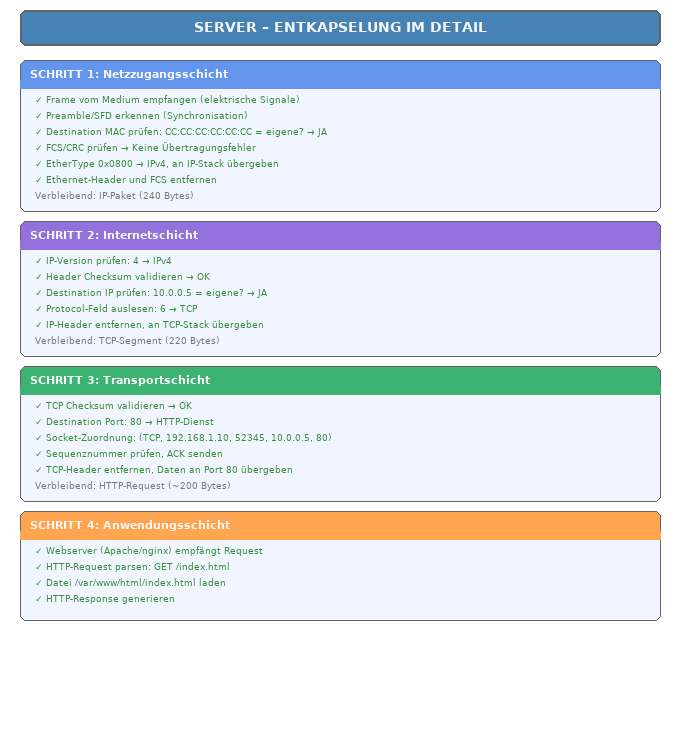
#> input picture .kiro/tmp/empfangsprozess.png, 680 x 750 px, found by its file name
$ python create_empfangsprozess.py
#> lines starting #> are read from the running program, lines starting #| are printed output that depends on the picture
#!/usr/bin/env python3
"""
Create empfangsprozess.png - Detailed server receive process per layer.
"""

from pathlib import Path
from lxml import etree
from PIL import Image
import cairosvg

NSMAP = {None: "http://www.w3.org/2000/svg"}

def create_svg_root(width, height):
    root = etree.Element("svg", nsmap=NSMAP)
    root.set("width", str(width))
    root.set("height", str(height))
    root.set("viewBox", f"0 0 {width} {height}")
    etree.SubElement(root, "rect", x="0", y="0", width=str(width), height=str(height), fill="#1A1A1A")
    return root

def export_png(svg_path, png_path, width, height):
    cairosvg.svg2png(url=svg_path, write_to=png_path, output_width=width, output_height=height)

def create_grayscale_version(color_path, gray_path):
    img = Image.open(color_path)
    if img.mode == 'RGBA':
        gray = img.convert('LA').convert('RGBA')
    else:
        gray = img.convert('L').convert('RGB')
    gray.save(gray_path)

def svg_to_string(root):
    return etree.tostring(root, pretty_print=True, xml_declaration=True, encoding="UTF-8").decode('utf-8')

def create_empfangsprozess():
    width = 750
    height = 850

    root = create_svg_root(width, height)

    # Colors
    title_color = "#E8E8E8"
    text_color = "#CCCCCC"
    box_fill = "#2D2D2D"
    box_stroke = "#4A9EFF"
    section_fill = "#1E3A5F"
    check_color = "#4ADE80"
    highlight_color = "#FFB347"
    remaining_color = "#888888"

    # Title
    title = etree.SubElement(root, "text", x=str(width//2), y="30",
                             fill=title_color, attrib={
                                 "font-family": "monospace",
                                 "font-size": "16",
                                 "font-weight": "bold",
                                 "text-anchor": "middle"
                             })
    title.text = "SERVER – ENTKAPSELUNG IM DETAIL"

    # Main container
    etree.SubElement(root, "rect", x="20", y="50", width="710", height="785",
                     fill=box_fill, stroke=box_stroke, rx="8",
                     attrib={"stroke-width": "2"})

    # Steps data
    steps = [
        {
            "name": "SCHRITT 1: Netzzugangsschicht",
            "items": [
                "✓ Frame vom Medium empfangen (elektrische Signale)",
                "✓ Preamble/SFD erkennen (Synchronisation)",
                "✓ Destination MAC prüfen: CC:CC:CC:CC:CC:CC = eigene? → JA",
                "✓ FCS/CRC prüfen → Keine Übertragungsfehler",
                "✓ EtherType 0x0800 → IPv4, an IP-Stack übergeben",
                "✓ Ethernet-Header und FCS entfernen"
            ],
            "remaining": "Verbleibend: IP-Paket (240 Bytes)"
        },
        {
            "name": "SCHRITT 2: Internetschicht",
            "items": [
                "✓ IP-Version prüfen: 4 → IPv4",
                "✓ Header Checksum validieren → OK",
                "✓ Destination IP prüfen: 10.0.0.5 = eigene? → JA",
                "✓ Protocol-Feld auslesen: 6 → TCP",
                "✓ IP-Header entfernen, an TCP-Stack übergeben"
            ],
            "remaining": "Verbleibend: TCP-Segment (220 Bytes)"
        },
        {
            "name": "SCHRITT 3: Transportschicht",
            "items": [
                "✓ TCP Checksum validieren → OK",
                "✓ Destination Port: 80 → HTTP-Dienst",
                "✓ Socket-Zuordnung: (TCP, 192.168.1.10, 52345, 10.0.0.5, 80)",
                "✓ Sequenznummer prüfen (Reihenfolge)",
                "✓ ACK senden (Bestätigung)",
                "✓ TCP-Header entfernen",
                "✓ Daten an Port 80 (Webserver-Prozess) übergeben"
            ],
            "remaining": "Verbleibend: HTTP-Request (~200 Bytes)"
        },
        {
            "name": "SCHRITT 4: Anwendungsschicht",
            "items": [
                "✓ Webserver (z.B. Apache, nginx) empfängt Request",
                "✓ HTTP-Request parsen:",
                "    - Methode: GET",
                "    - Pfad: /index.html",
                "    - Headers: Host, User-Agent, Accept, ...",
                "✓ Datei /var/www/html/index.html laden",
                "✓ HTTP-Response generieren"
            ],
            "remaining": None
        }
    ]

    y = 70
    for step in steps:
        # Calculate section height
        item_count = len(step["items"])
        section_height = 45 + item_count * 18 + (25 if step["remaining"] else 10)

        # Section background
        etree.SubElement(root, "rect", x="35", y=str(y), width="680", height=str(section_height),
                         fill=section_fill, stroke=box_stroke, rx="5",
                         attrib={"stroke-width": "1"})

        # Section title
        title_txt = etree.SubElement(root, "text", x="50", y=str(y + 22),
                                     fill=highlight_color, attrib={
                                         "font-family": "monospace",
                                         "font-size": "13",
                                         "font-weight": "bold"
                                     })
        title_txt.text = step["name"]

        # Separator
        etree.SubElement(root, "line", x1="50", y1=str(y + 30), x2="700", y2=str(y + 30),
                         stroke="#444444", attrib={"stroke-width": "1"})

        # Items
        for i, item in enumerate(step["items"]):
            txt = etree.SubElement(root, "text", x="60", y=str(y + 48 + i * 18),
                                   fill=text_color if not item.startswith("    ") else "#AAAAAA",
                                   attrib={
                                       "font-family": "monospace",
                                       "font-size": "11"
                                   })
            txt.text = item

        # Remaining info
        if step["remaining"]:
            rem_y = y + section_height - 15
            rem_txt = etree.SubElement(root, "text", x="50", y=str(rem_y),
                                       fill=remaining_color, attrib={
                                           "font-family": "monospace",
                                           "font-size": "11",
                                           "font-style": "italic"
                                       })
            rem_txt.text = step["remaining"]

        y += section_height + 15

    return root, width, height

def main():
    output_dir = Path("/media/andhue/Wissen/open-lectures/.kiro/tmp")

    root, width, height = create_empfangsprozess()

    svg_path = output_dir / "empfangsprozess.svg"
    with open(svg_path, 'w', encoding='utf-8') as f:
        f.write(svg_to_string(root))
    print(f"Created: {svg_path}")

    png_path = output_dir / "empfangsprozess.png"
    export_png(str(svg_path), str(png_path), width, height)
    print(f"Created: {png_path}")

    gray_path = output_dir / "empfangsprozess_g.png"
    create_grayscale_version(str(png_path), str(gray_path))
#> in create_grayscale_version, img is the input picture: PIL image 680x750 RGBA; mean R, G, B, A 146.6, 154.1, 161.2, 182.6
#> in create_grayscale_version, `gray = img.convert('LA').convert('RGBA')`:
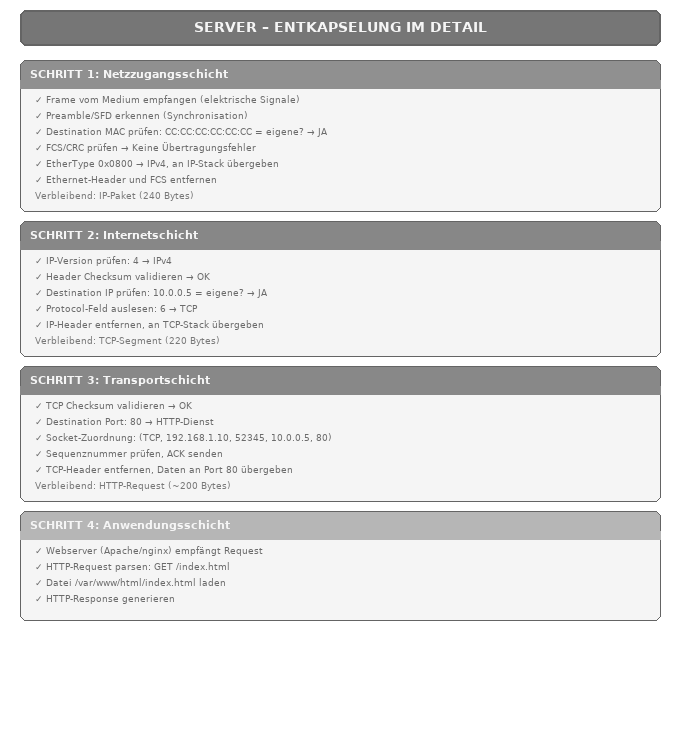
#> gray: PIL image 680x750 RGBA; mean R, G, B, A 152.8, 152.8, 152.8, 182.6; transparent parts drawn white
    print(f"Created: {gray_path}")

if __name__ == "__main__":
    main()

$ run again, with .kiro/tmp/datenfluss.png copied over .kiro/tmp/empfangsprozess.png
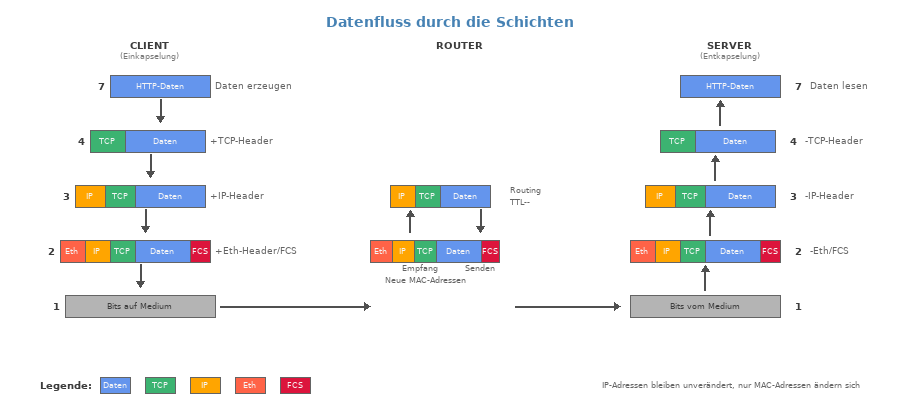
#> input picture .kiro/tmp/datenfluss.png, 900 x 420 px, found by its file name
#> in create_grayscale_version, img is the input picture: PIL image 900x420 RGBA; mean R, G, B, A 15.7, 16.9, 18.1, 28.9
#> in create_grayscale_version, `gray = img.convert('LA').convert('RGBA')`:
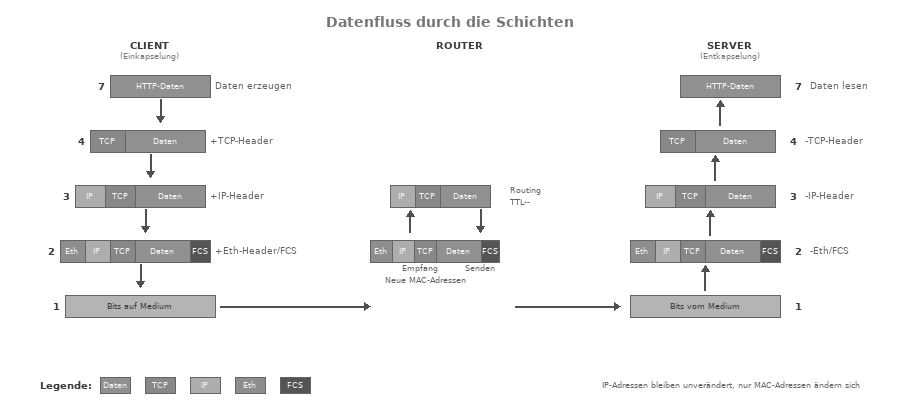
#> gray: PIL image 900x420 RGBA; mean R, G, B, A 16.7, 16.7, 16.7, 28.9; transparent parts drawn white

$ run again, with .kiro/tmp/datenkapselung.png copied over .kiro/tmp/empfangsprozess.png
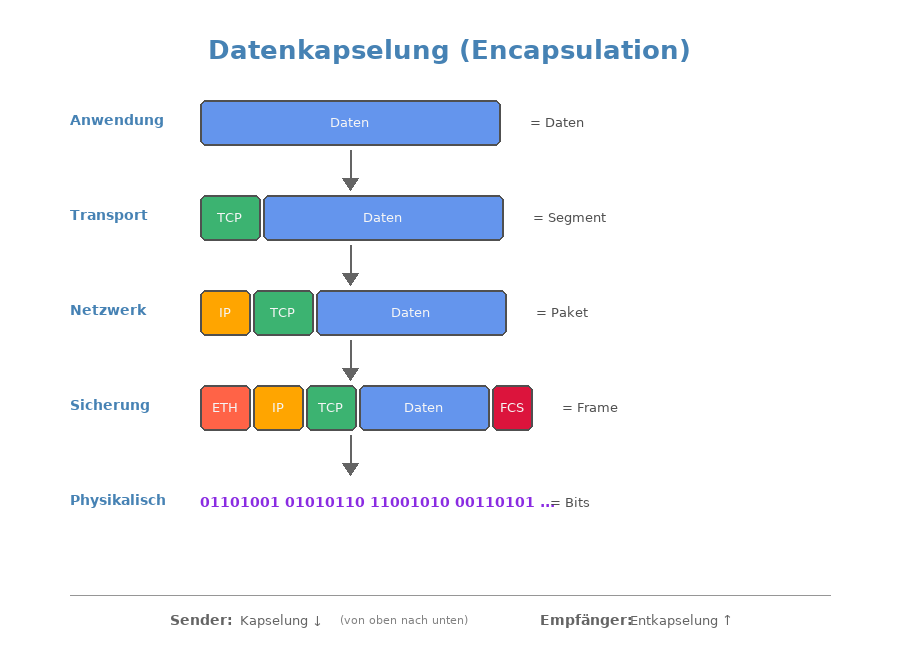
#> input picture .kiro/tmp/datenkapselung.png, 900 x 660 px, found by its file name
#> in create_grayscale_version, img is the input picture: PIL image 900x660 RGBA; mean R, G, B, A 13, 16, 20.7, 28.6
#> in create_grayscale_version, `gray = img.convert('LA').convert('RGBA')`:
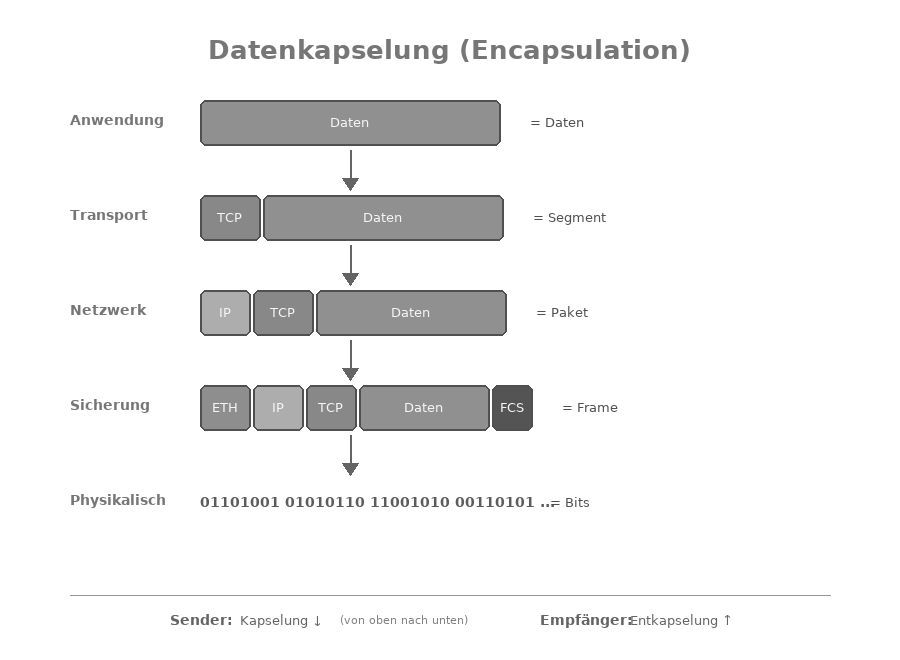
#> gray: PIL image 900x660 RGBA; mean R, G, B, A 15.6, 15.6, 15.6, 28.6; transparent parts drawn white
